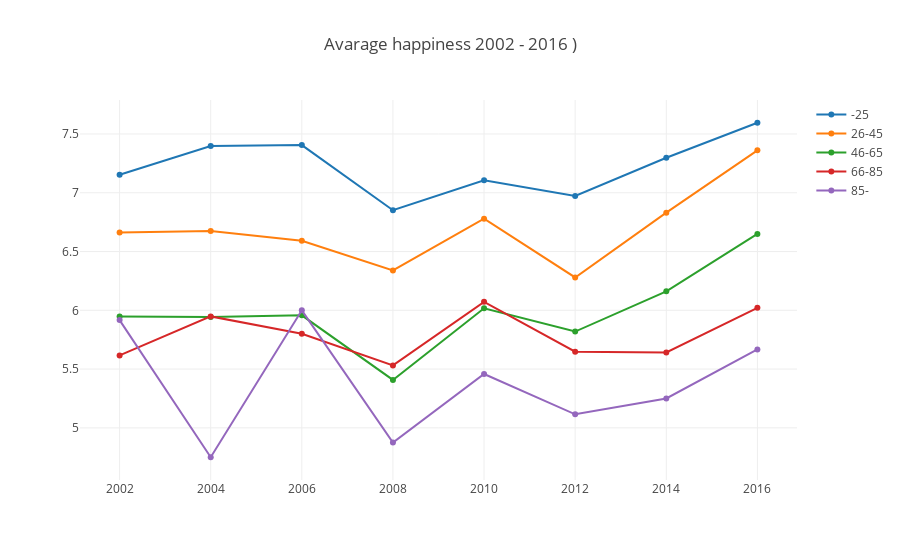

Notebook source saved alongside this figure:
### Code cell
py.iplot({
    "data": [ go.Scatter( x= df_age1['essround'], y= df_age1['avg(happy)'], name='-25' ), 
              go.Scatter( x= df_age2['essround'], y= df_age2['avg(happy)'], name='26-45' ),
              go.Scatter( x= df_age3['essround'], y= df_age3['avg(happy)'], name='46-65' ),
              go.Scatter( x= df_age4['essround'], y= df_age4['avg(happy)'], name='66-85' ),
              go.Scatter( x= df_age5['essround'], y= df_age5['avg(happy)'], name='85-' )
            ],
    "layout": go.Layout(title="Avarage happiness 2002 - 2016 )")
})

### Figure 1 — Plotly figure (JSON) as saved in the notebook; plotly's stock layout.template omitted (floating-point values rounded to 4 significant figures)
{"data": [{"name": "-25", "type": "scatter", "uid": "8414fb18-aeec-413d-9702-d9262ead8af2", "x": [2016, 2014, 2012, 2010, 2008, 2006, 2004, 2002], "y": [7.596, 7.298, 6.973, 7.106, 6.851, 7.406, 7.397, 7.153]}, {"name": "26-45", "type": "scatter", "uid": "c1513f5c-3949-43fa-868b-027374ed5323", "x": [2016, 2014, 2012, 2010, 2008, 2006, 2004, 2002], "y": [7.361, 6.83, 6.279, 6.779, 6.339, 6.592, 6.674, 6.662]}, {"name": "46-65", "type": "scatter", "uid": "cfec1c53-fb05-4a98-9e79-7fb6bc278dd7", "x": [2016, 2014, 2012, 2010, 2008, 2006, 2004, 2002], "y": [6.65, 6.161, 5.819, 6.017, 5.408, 5.957, 5.942, 5.946]}, {"name": "66-85", "type": "scatter", "uid": "351b31b4-f388-42c0-936f-0e844030d13a", "x": [2016, 2014, 2012, 2010, 2008, 2006, 2004, 2002], "y": [6.021, 5.641, 5.648, 6.072, 5.531, 5.801, 5.948, 5.616]}, {"name": "85-", "type": "scatter", "uid": "011e4dfb-0a30-42c0-9e1d-4250fae0ca6d", "x": [2016, 2014, 2012, 2010, 2008, 2006, 2004, 2002], "y": [5.667, 5.25, 5.115, 5.458, 4.875, 6, 4.75, 5.917]}], "layout": {"title": {"text": "Avarage happiness 2002 - 2016 )"}}}
